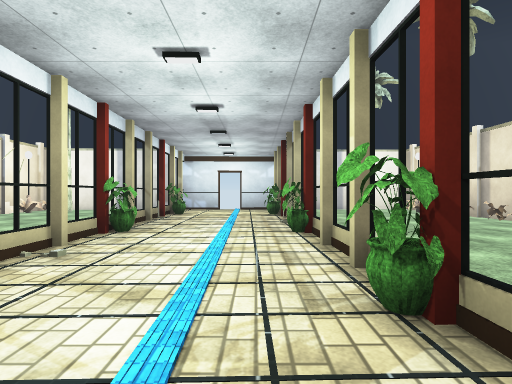
view 1 (above)

18 first-person views from a walk through a 3-D level made in the Unity game engine. The camera is 1.4 m above the floor, looks level and sees 80° across. The floor is counted in squares, 2 m on a side. Each view is taken from the middle of a square. On the plan, view 1 faces up. The plan holds only what a view shows up to about 10 squares ahead; the rest is blank. The place goes on beyond the plan. Door leaves are left out, so doorways stand open. Surface patterns are stand-ins for the level's own textures.

view 2
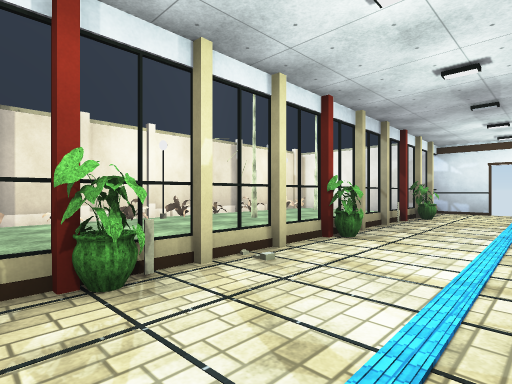

view 3
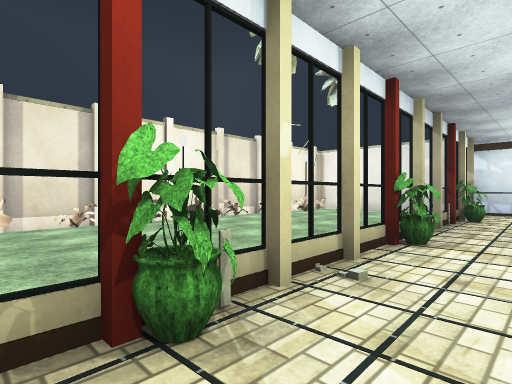

view 4
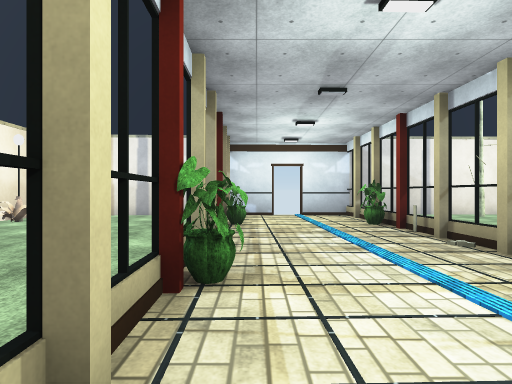

view 5
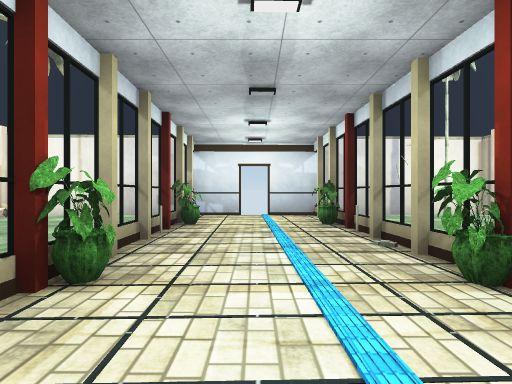

view 6
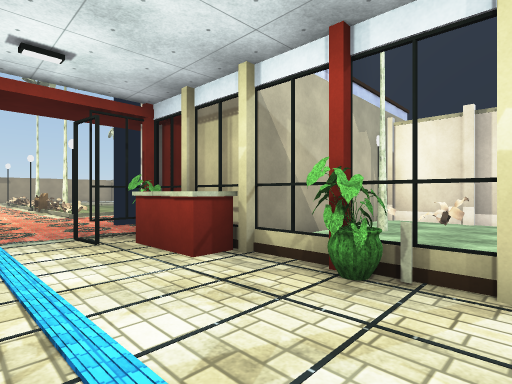

view 7
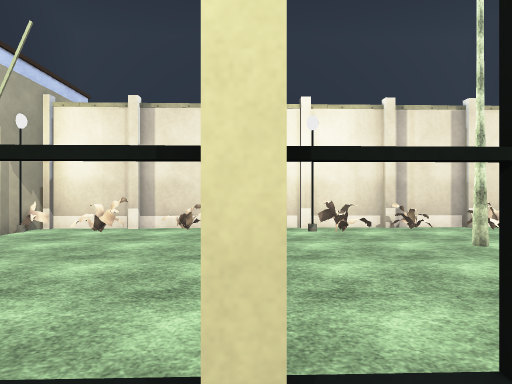

view 8
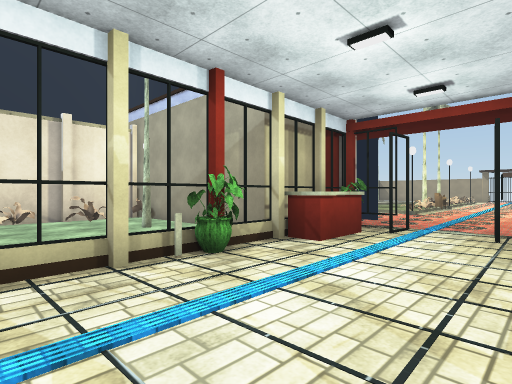

view 9
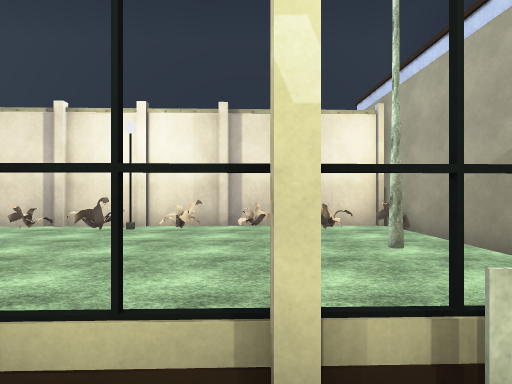

view 10
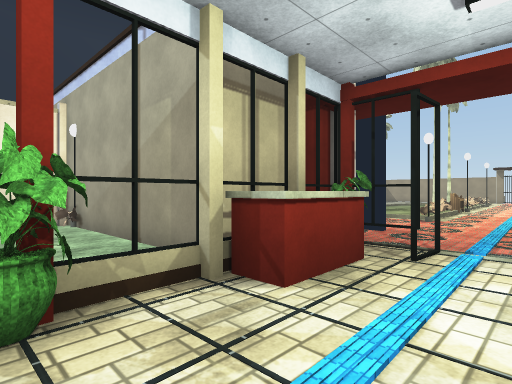

view 11
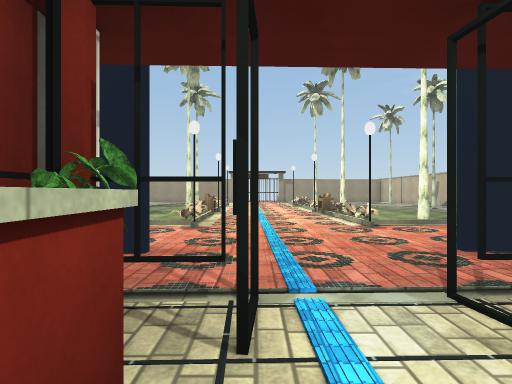

view 12
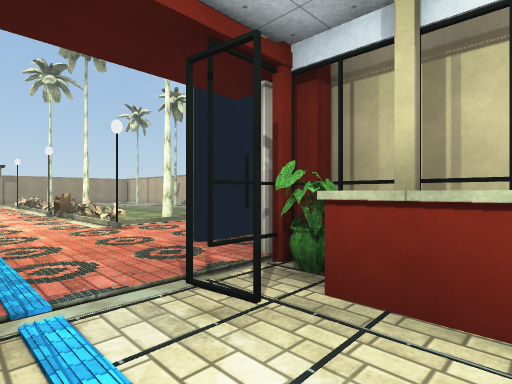

view 13
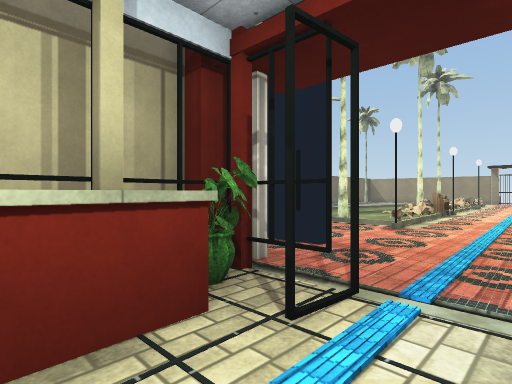

view 14
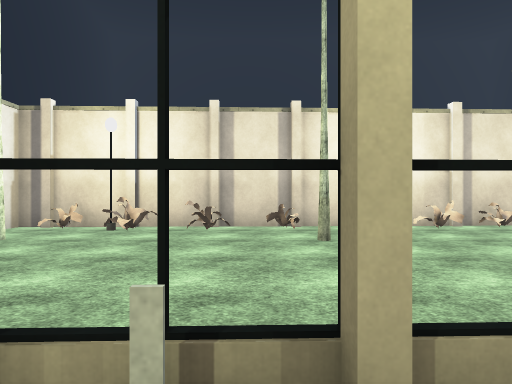

view 15
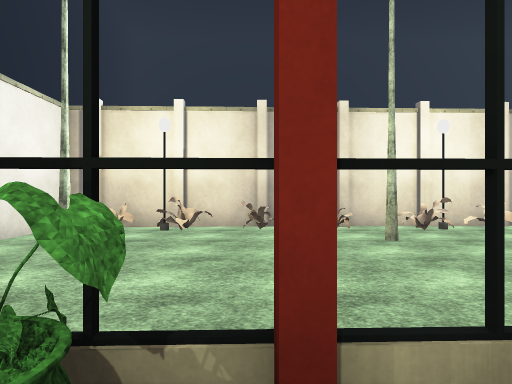

view 16
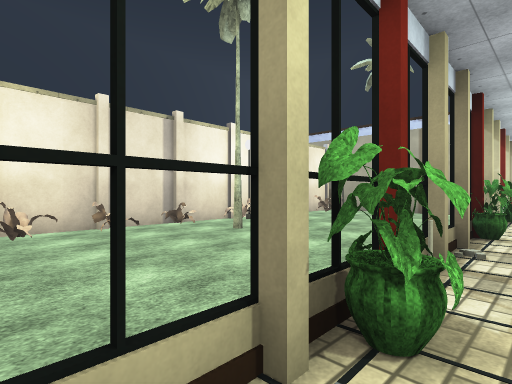

view 17
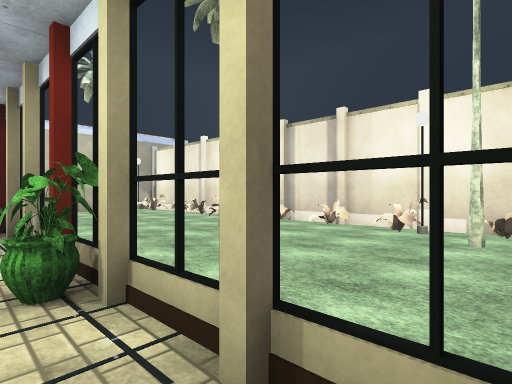

view 18
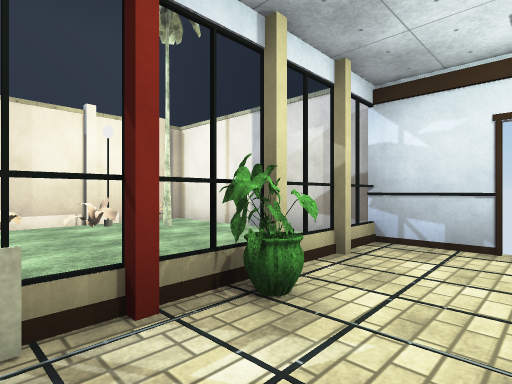

### Floor plan
Ten units are one square. View 1 is at (0, 0); x grows to the right and y downward. Boxes are objects, and circles mark ways between rooms. Rooms are numbered by the first view taken in them; rooms with no view inside come last. Other rooms are left out.
<svg viewBox="-90 -134 162 158">
<path fill="none" stroke="#000" d="M11 -23 8 -123 -7 -123M-25 -2 -18 -2 -18 5M-14 -123 -29 -122 -25 5M11 5 11 -16M5 12 4 -3 11 -3M17 -1 67 -2 64 -129 10 -128M-31 -127 -85 -125 -81 2 -31 1M17 15 17 -1M2 19 12 19 12 13"/>
<rect x="-25" y="-25" width="10" height="10" fill="#bbb"><title>other object</title></rect>
<rect x="-25" y="-55" width="10" height="10" fill="#bbb"><title>other object</title></rect>
<rect x="-25" y="-105" width="10" height="10" fill="#bbb"><title>other object</title></rect>
<rect x="5" y="-25" width="10" height="10" fill="#bbb"><title>other object</title></rect>
<rect x="5" y="-55" width="10" height="10" fill="#bbb"><title>other object</title></rect>
<rect x="5" y="-105" width="10" height="10" fill="#bbb"><title>other object</title></rect>
<rect x="35" y="-15" width="10" height="10" fill="#bbb"><title>other object</title></rect>
<rect x="45" y="-65" width="20" height="10" fill="#bbb"><title>other object</title></rect>
<rect x="45" y="-75" width="10" height="10" fill="#bbb"><title>other object</title></rect>
<rect x="45" y="-105" width="10" height="10" fill="#bbb"><title>other object</title></rect>
<rect x="45" y="-125" width="10" height="10" fill="#bbb"><title>other object</title></rect>
<rect x="55" y="-25" width="10" height="20" fill="#bbb"><title>other object</title></rect>
<rect x="55" y="-35" width="10" height="10" fill="#bbb"><title>other object</title></rect>
<rect x="55" y="-55" width="10" height="20" fill="#bbb"><title>other object</title></rect>
<rect x="-75" y="-25" width="10" height="20" fill="#bbb"><title>other object</title></rect>
<rect x="-75" y="-35" width="10" height="10" fill="#bbb"><title>other object</title></rect>
<rect x="-75" y="-45" width="10" height="10" fill="#bbb"><title>other object</title></rect>
<rect x="-75" y="-65" width="10" height="20" fill="#bbb"><title>other object</title></rect>
<rect x="-75" y="-85" width="10" height="10" fill="#bbb"><title>other object</title></rect>
<rect x="-75" y="-105" width="10" height="10" fill="#bbb"><title>other object</title></rect>
<rect x="-75" y="-115" width="10" height="10" fill="#bbb"><title>other object</title></rect>
<rect x="-65" y="-15" width="10" height="10" fill="#bbb"><title>other object</title></rect>
<rect x="-65" y="-75" width="10" height="10" fill="#bbb"><title>other object</title></rect>
<rect x="5" y="5" width="10" height="10" fill="#bbb"><title>other object</title></rect>
<circle cx="10" cy="-120" r="3" fill="#2a7"/>
<circle cx="10" cy="-60" r="3" fill="#2a7"/>
<circle cx="-30" cy="-120" r="3" fill="#2a7"/>
<circle cx="-30" cy="-20" r="3" fill="#2a7"/>
<circle cx="-30" cy="-55" r="3" fill="#2a7"/>
<circle cx="-30" cy="-95" r="3" fill="#2a7"/>
<text x="-10" y="-60">1</text>
<text x="40" y="-60">2</text>
<text x="-60" y="-70">3</text>
<text x="10" y="10">4</text>
</svg>
Room 1 opens to room 2. Room 1 opens to room 3.

Where each view was taken, in squares from view 1:
view 1: 0 up, 0 right, facing up
view 2: 1 up, 0 right, facing up-left
view 3: 1 up, 1 left, facing up-left
view 4: 3 up, 2 left, facing up
view 5: 3 up, 1 left, facing up
view 6: 3 up, 0 right, facing down-left
view 7: 4 up, 2 left, facing left
view 8: 4 up, 2 left, facing down-right
view 9: 3 up, 0 right, facing right
view 10: 2 up, 1 left, facing down-right
view 11: 0 up, 0 right, facing down
view 12: 0 up, 0 right, facing down-left
view 13: 0 up, 1 left, facing down-right
view 14: 8 up, 0 right, facing right
view 15: 9 up, 0 right, facing right
view 16: 11 up, 0 right, facing down-right
view 17: 12 up, 2 left, facing down-left
view 18: 8 up, 1 left, facing up-left
